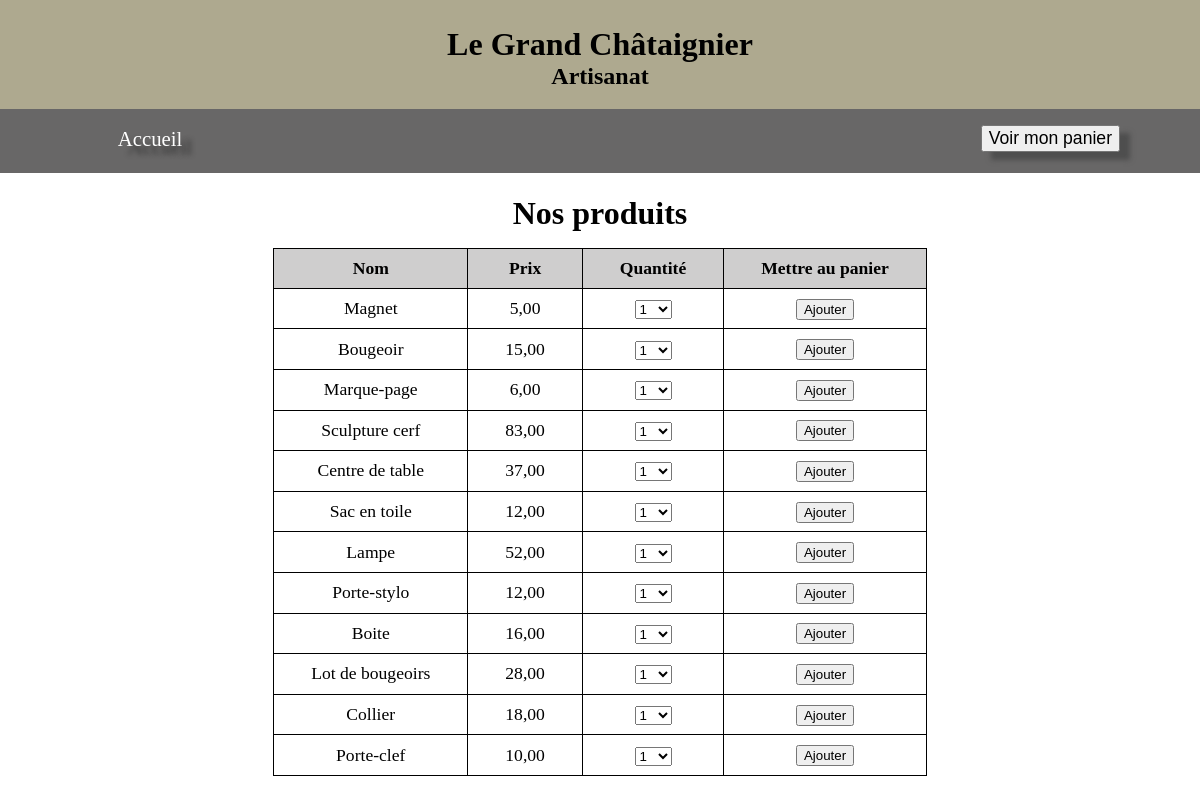
Page /views/catalogue.php (signed in) on the committed database.
### tables this page shows
CREATE TABLE `produit` (
  `id_produit` int(11) NOT NULL,
  `name` varchar(30) NOT NULL,
  `price` decimal(15,0) NOT NULL
);

### models/Produit.php (called while the page is built, shortened)
<?php
class Produit extends Connection
{
    public function read()
    {
        $db = Connection::getConnect();
        $sql = $db->prepare("SELECT * FROM produit");
        $sql->execute();
        return $sql->fetchAll(PDO::FETCH_ASSOC);
    }
}

### controllers/ProduitCTRL.php (called while the page is built)
<?php
require_once $_SERVER['DOCUMENT_ROOT'] . "/ecf1/models/Produit.php";
class ProduitController
{
    public function afficher()
    {
        $produit = new Produit();
        return $produit->read();
    }
}

### views/catalogue.php (the view, shortened to what this page needs)
<?php
require_once $_SERVER['DOCUMENT_ROOT'] . "/ecf1/controllers/ProduitCTRL.php";
$produit = new ProduitController();
?>
<body>
    <nav>
        <div class="accueil">
            <a href="../index.php">Accueil</a>
        </div>
        <div class="form">
            <form method="POST" action="panier.php">
            <button type="submit" name="submitPanier">Voir mon panier</button>
            </form>
        </div>
    </nav>
    <main>
        <div class="titreProduits">
            <h1>Nos produits</h1>
        </div>
        <div class='tabProduits'>
            <table>
                <tr>
                    <th>Nom</th>
                    <th>Prix</th>
                    <th>Quantité</th>
                    <th>Mettre au panier</th>
                </tr>
                <?php
                foreach ($produit->afficher() as $value) {
                    echo "
                    <tr>
                    <form method='POST' action=''>
                        <td>" . $value['name'] . "</td>
                        <td>" . number_format($value['price'], 2, ',', '') . "</td>
                        <td>
                        <select name='quantite'>";
                            for ($i = 1; $i <= 10; $i++) {
                         echo "<option value='$i'>$i</option>";
                        }
                        echo "</select>
                        </td>
                        <td>
                            <input type='hidden' name='id_produit' value='" . $value['id_produit'] . "'>
                            <input type='submit' class='btAjoutPanier' name='btAjoutPanier' value='Ajouter'>
                            </td>
                            </tr>";
                }
                echo "</table>
        </div>
    </main>
</body>";

### css/style.css (style rules this page uses)
* { margin: 0; }
.bandeau { background-color: rgb(174, 169, 143); text-align: center; height: 5em; padding: 0.5em 0 1.3em 0; }
.bandeau .logo { text-align: left; }
nav { display: grid; grid-template-columns: 1fr 3fr; height: 3em; background-color: rgb(104, 103, 103); padding-top: 1em; }
nav .accueil { text-align: center; font-size: 1.3em; padding-top: 0.1em; }
.accueil a { text-decoration: none; color: white; text-shadow: 10px 8px 5px rgb(51, 51, 51); }
nav .form { text-align: right; padding-right: 5em; display: inline; }
nav .form label, nav .form input, nav .form button { font-size: 1.1em; box-shadow: 10px 8px 5px rgb(78, 78, 78); }
main .titreProduits h1 { text-align: center; padding-top: 0.7em; padding-bottom: 0.5em; }
main table { border-collapse: collapse; width: 70%; display: flex; justify-content: center; margin: auto; text-align: center; font-size: 1.1em; padding-bottom: 5%; }
main .tabProduits th, main .tabProduits td { padding: 0.5em 2.1em; border: solid 1px black; }
main .tabProduits th { background-color: rgb(207, 206, 206); }

### rows in the picture
produit: name "Magnet", price "5,00"
produit: name "Bougeoir", price "15,00"
produit: name "Marque-page", price "6,00"
produit: name "Sculpture cerf", price "83,00"
produit: name "Centre de table", price "37,00"
produit: name "Sac en toile", price "12,00"
produit: name "Lampe", price "52,00"
produit: name "Porte-stylo", price "12,00"
produit: name "Boite", price "16,00"
produit: name "Lot de bougeoirs", price "28,00"
produit: name "Collier", price "18,00"
produit: name "Porte-clef", price "10,00"

### other values in the picture
form field quantite "1"
